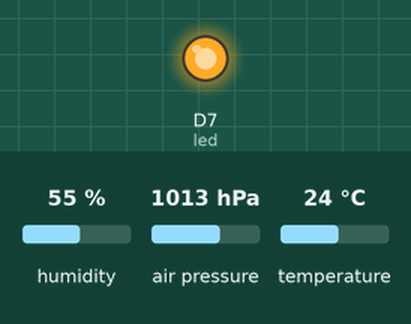
A sketch run on a simulated Particle Photon. Shown: output pins drawn as LEDs (lit = HIGH). Inputs (shaded band) come from the test bench; at power-on: humidity 55 %, air pressure 1013 hPa, temperature 24 °C. What the sketch prints to the serial monitor is not drawn.

Above: at 5.0 s.
At 15.0 s:
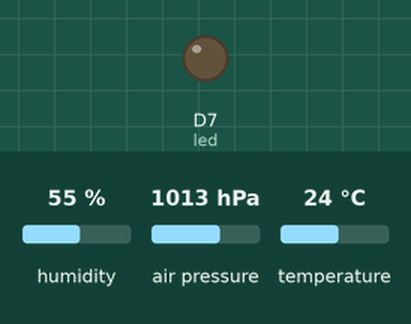
Timing chart, 0 to 26.0 s (numbered marks = the images above):
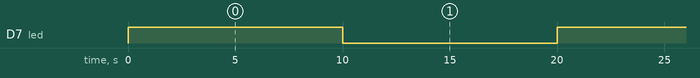

Measured:
- by itself, D7 (led): alternates HIGH for 10.0 s and LOW for 10.0 s

The sketch:

haven-dev.ino
```cpp
#include "Adafruit_Sensor.h"
#include "Adafruit_BME280.h"

// #include <google-maps-device-locator.h>
// GoogleMapsDeviceLocator locator;

#define BME_SCK D4
#define BME_MISO D3
#define BME_MOSI D2

#define BME_CS_INTERNAL D5
#define BME_CS_EXTERNAL D1

#define SEALEVELPRESSURE_HPA (1013.25)

int led = D7;
double voltage;
double batPerc;
FuelGauge fuel;
char envDataInternal[128];
char envDataExternal[128];
char batteryInfo[64];


Adafruit_BME280 bmeInternal(BME_CS_INTERNAL, BME_MOSI, BME_MISO, BME_SCK);
Adafruit_BME280 bmeExternal(BME_CS_EXTERNAL, BME_MOSI, BME_MISO, BME_SCK);

void setup() {
  pinMode(led, OUTPUT);
  Serial.begin(9600);
//   locator.withLocatePeriodic(30);
  Serial.println(F("Starting BME280 pings..."));
  if (bmeInternal.begin()) {
      Particle.variable("envDataInt", envDataInternal);
  }
  if (bmeExternal.begin()) {
      Particle.variable("envDataExt", envDataExternal);
  }
  Particle.variable("batteryInfo", batteryInfo);
}

void loop() {
    digitalWrite(led, HIGH);
    float intTemp, extTemp, intPressure, extPressure, intAltitude, extAltitude, intHumidity, extHumidity, voltage, batPerc = 0.0F;
    voltage = fuel.getVCell();
    batPerc = fuel.getSoC();
    sprintf(batteryInfo, "{\"voltage\": %.4f, \"batPerc\": %.4f}", voltage, batPerc);
    // locator.loop();
    intTemp = (bmeInternal.readTemperature() * 1.8F) + 32;
    intPressure = bmeInternal.readPressure() / 100.0F;
    intAltitude = bmeInternal.readAltitude(SEALEVELPRESSURE_HPA);
    intHumidity = bmeInternal.readHumidity();
    sprintf(envDataInternal, "{\"iT\": %.2f, \"iP\": %.2f, \"iA\": %.2f, \"iH\": %.2f}", intTemp, intPressure, intAltitude, intHumidity);

    extTemp = (bmeExternal.readTemperature() * 1.8F) + 32;
    extPressure = bmeExternal.readPressure() / 100.0F;
    extAltitude = bmeExternal.readAltitude(SEALEVELPRESSURE_HPA);
    extHumidity = bmeExternal.readHumidity();
    sprintf(envDataExternal, "{\"eT\": %.2f, \"eP\": %.2f, \"eA\": %.2f, \"eH\": %.2f}", extTemp, extPressure, extAltitude, extHumidity);
    // Serial.println(String(envData));
    // Particle.publish("envData", String(envData));
    delay(10000);
    digitalWrite(led, LOW);
    delay(10000);
}
```
